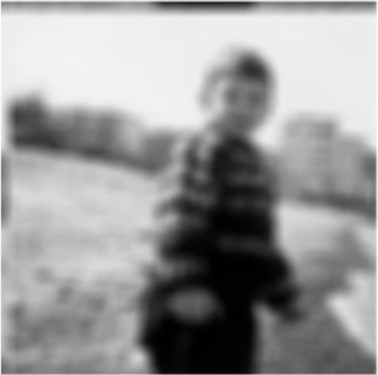
%> input picture ImgRestore_INVandCepstrumFiltering/res1.jpg, 378 x 375 px
$ octave b_RestoreWithCepstrumFilter.m   (GNU Octave 9; MATLAB toolbox functions it lacks are replaced by stand-ins)
%> lines starting %> are read from the running program, lines starting %| are printed output that depends on the picture
%%%%%%%%%%%%%%%%%%%%%%%%%%%%%%%%%%%%%%%%%%%%%%%%%%%%%%%%%%%%%%%%%%%%%%%%%%%
%                          Muhammed Enes Yılmaz                           %
%%%%%%%%%%%%%%%%%%%%%%%%%%%%%%%%%%%%%%%%%%%%%%%%%%%%%%%%%%%%%%%%%%%%%%%%%%%
close all
clear
clc

img2 = imread('res1.jpg');
%> img2 is the input picture: size 375x378x3 uint8; min 0, max 255, mean 152.7

% we convert the color image to gray level;
[rows2, columns2, numberOfColorChannels2] = size(img2);
%> rows2 = 375; columns2 = 378; numberOfColorChannels2 = 3
if numberOfColorChannels2 > 1
    imgGray2 = rgb2gray(img2);
end

figure
imshow(imgGray2,[])
title('Our Original Image Given in the Lesson')

% Restore with Inverse Filter:
FFTtaken2 = fft2(imgGray2);
PSFtry = fspecial('gaussian',[3 3],3.6);
OTFtry = psf2otf(PSFtry, size(FFTtaken2));
% divide by zero error check
for i = 1:size(OTFtry, 1)
    for j = 1:size(OTFtry, 2)
        if OTFtry(i, j) == 0
            OTFtry(i, j) = 0.000001;
        end
    end
end
fdebIMG2try = FFTtaken2./OTFtry;
inversedIMG2try = ifft2(fdebIMG2try);
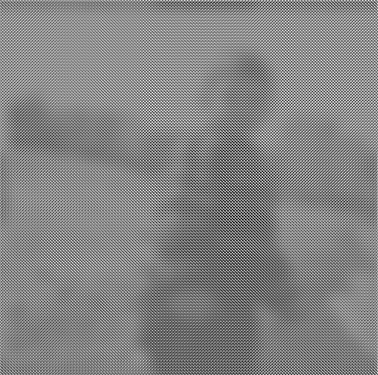
%> inversedIMG2try: size 375x378 double; min -615.4, max 870, mean 152.7; drawn with min black and max white
figure
imshow(inversedIMG2try,[])
title('Inverse Filtre; Kernel:[3 3], Sigma: 3.6 (Try)')

% Restore with Cepstrum Filter:
img2FFT = fftshift(fft2(imgGray2));
img2Magnitude = abs(img2FFT);
img2MagLog = log(img2Magnitude+1);
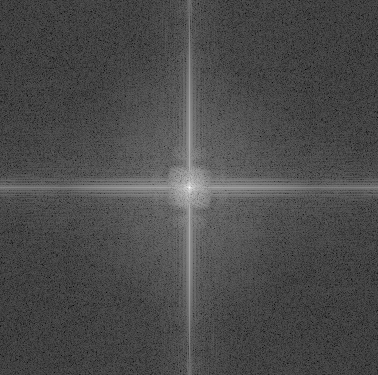
%> img2MagLog: size 375x378 double; min 0.335, max 16.89, mean 5.23; drawn with min black and max white
img2Phase = angle(img2FFT);
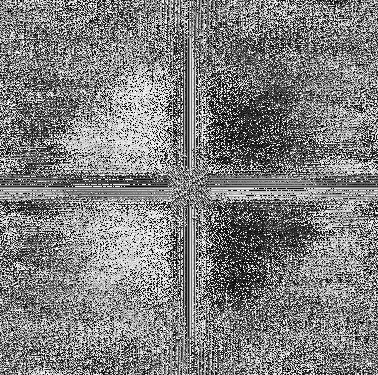
%> img2Phase: size 375x378 double; min -3.14, max 3.14, mean 8.42e-18; drawn with min black and max white
img2MagCepstrum = ifft2(ifftshift(img2MagLog));
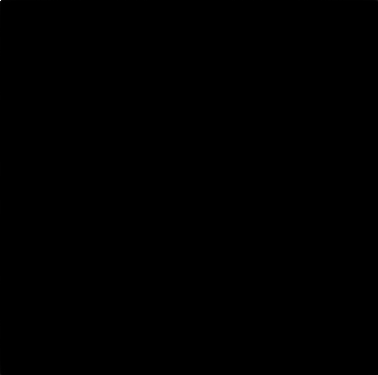
%> img2MagCepstrum: size 375x378 double; min -0.0117, max 5.23, mean 0.000119; drawn with min black and max white
img2PhaseCepstrum = ifft2(ifftshift(img2Phase));
% We have passed to the Cepstrum Region
filter2 = fspecial('gaussian', [25 25], 3.6);
figure
freqz2(filter2)
filter2 = padarray(filter2,[size(imgGray2,1)-size(filter2,1),size(imgGray2,2)-size(filter2,2)],0,'post');
filtreFFT = fftshift(fft2(filter2));
filtreFFTMag = abs(filtreFFT);
filtreFFTMagLog = log(filtreFFTMag+1);
filtreFFTPhase = angle(filtreFFT);
filtreFFTMagCepstrum = ifft2(ifftshift(filtreFFTMagLog));
filtreFFTPhaseCepstrum = ifft2(ifftshift(filtreFFTPhase));

img2DeblurMagCepstrum = img2MagCepstrum - filtreFFTMagCepstrum;
img2DeblurPhaseCepstrum = img2PhaseCepstrum + filtreFFTPhaseCepstrum;
img2DeblurMagnitude = fftshift(fft2(img2DeblurMagCepstrum));
img2DeblurMagLogExp = exp(img2DeblurMagnitude);
img2DeblurMagLogExp = real(img2DeblurMagLogExp);
img2DeblurPhase = fftshift(fft2(img2DeblurPhaseCepstrum));
img2DeblurPhase = real(img2DeblurPhase);
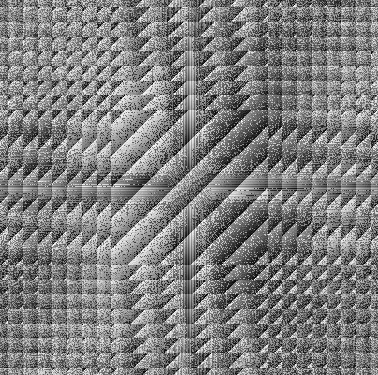
%> img2DeblurPhase: size 375x378 double; min -6.25, max 6.25, mean -8.18e-17; drawn with min black and max white

img2DeblurFFTRegion = img2DeblurMagLogExp .* exp(1j * img2DeblurPhase);
img2Recovered = ifft2(ifftshift(img2DeblurFFTRegion));
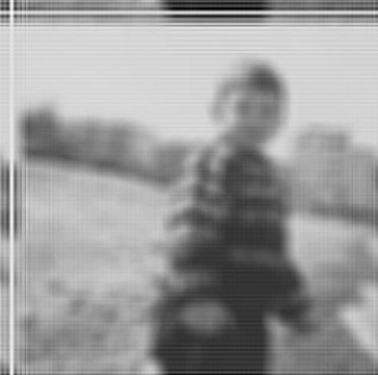
%> img2Recovered: size 375x378 double; min -38.46, max 150.2, mean 76.3; drawn with min black and max white
img2Recovered = abs(img2Recovered);
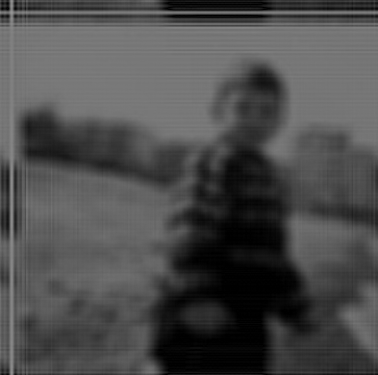
%> img2Recovered: size 375x378 double; min 5.78e-05, max 150.2, mean 76.6
figure
imshow(img2Recovered,[])
title('Cepstrum Filtered Image');
